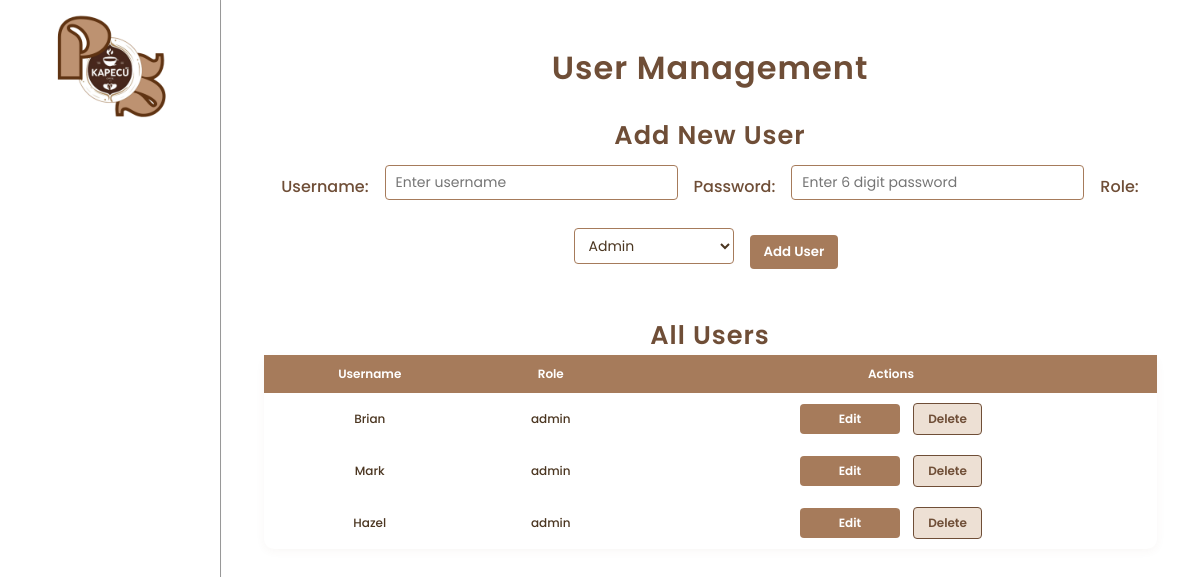
Page /users (signed in) on the committed database.
### tables this page shows
CREATE TABLE "users" (
                id INTEGER PRIMARY KEY AUTOINCREMENT,
                username TEXT NOT NULL,
                passkey TEXT NOT NULL,
                role TEXT NOT NULL CHECK(role IN ('admin', 'staff')),
                created_at DATETIME DEFAULT CURRENT_TIMESTAMP,
                is_deleted BOOLEAN DEFAULT 0
            );

### app.py (the view)
@app.route("/users")
@login_required
def users():
    if not is_admin():
        return redirect(url_for("purchase"))
    with sqlite3.connect(DB) as conn:
        cur = conn.cursor()
        cur.execute("SELECT id, username, role FROM users WHERE is_deleted != 1")
        user_list = cur.fetchall()
    return render_template("users.html", users=user_list)

### app.py (called while the page is built)
@app.before_request
def setup():
    init_db(DB)

### auth.py (called while the page is built)
def login_required(f):
    @wraps(f)
    def decorated(*args, **kwargs):
        if "user" not in session:
            return redirect(url_for("login"))
        return f(*args, **kwargs)
    return decorated

def is_admin():
    return session.get("role") == "admin"

### templates/users.html (shortened to what this page needs)
{% extends 'layout.html' %}
{% block content %}
<link rel="stylesheet" href="{{ url_for('static', filename='css/users.css') }}">
<h1>User Management</h1>
<h2>{{ 'Edit' if edit_user else 'Add New' }} User</h2>
<form method="POST" class="user-form" action="{{ url_for('edit_user', user_id=edit_user.id) if edit_user else url_for('add_user') }}">
    <label for="username">Username:</label>
    <input placeholder="Enter username" type="text" name="username" id="username" required maxlength="30" value="{{ edit_user.username if edit_user else '' }}">
    <label for="passkey">Password:</label>
    <input placeholder="Enter 6 digit password" type="password" name="passkey" id="passkey"
        placeholder="{{ 'Blank = keep password' if edit_user else '' }}" maxlength="6" pattern="\d{6}"
        {{ 'required' if not edit_user else '' }}>
    <label for="role">Role:</label>
    <select name="role" id="role" required>
        <option value="admin" {% if edit_user and edit_user.role == 'admin' %}selected{% endif %}>Admin</option>
    </select>
    <button type="submit">{{ 'Update' if edit_user else 'Add' }} User</button>
</form>
<h2>All Users</h2>
<table>
    <thead>
        <tr>
            <th>Username</th>
            <th>Role</th>
            <th>Actions</th>
        </tr>
    </thead>
    <tbody>
        {% for u in users %}
        <tr>
            <td>{{ u[1] }}</td>
            <td>{{ u[2] }}</td>
            <td class="actions-cell">
                <a href="{{ url_for('edit_user', user_id=u[0]) }}" class="{% if edit_user and u[0] == edit_user.id %}editing-user{% endif %} action-btn action-btn-edit">
                    {% if edit_user and u[0] == edit_user.id %}
                        Editing
                    {% else %}
                        Edit
                    {% endif %}
                </a>
                <form method="POST" action="{{ url_for('delete_user', user_id=u[0]) }}" style="display:inline;" onsubmit="return confirm('Delete this user?');">
                    <button type="submit" class="action-btn action-btn-delete">Delete</button>
                </form>
            </td>
        </tr>
        {% endfor %}
    </tbody>
</table>
{% endblock %}

### static/css/layout.css (style rules this page uses)
:root { --dark: #28282B; --light: #fff; --brown-light: #a67b5b; --brown-ver1: #4b3621; --brown-ver2: #6f4e37; --brown-ver3: #382206; --gray-light: #f8f9fa; --gray-medium: #e9ecef; --gray-dark: #6c757d; --fs-xxxl: 2.2rem; --fs-xxl: 2rem; --fs-xl: 1.6rem; --fs-l: 1.4rem; --fs-m: 1.2rem; --fs-s: 1.14rem; --fs-xs: .975rem; --fs-xxs: 0.875rem; --fs-xxxs: 0.75rem; --primary-font: 'Poppins', sans-serif; --trans-duration-default: .27s; --shadow-default: rgba(0, 0, 0, 0.068) 0px 2px 3px 0px, rgba(0, 0, 0, 0.408) 0px 0px 0px .06rem; --shadow-hover: 0 10px 20px rgba(0,0,0,0.19), 0 6px 6px rgba(0, 0, 0, 0.312); --shadow-material: 0 1px 3px rgba(0,0,0,0.12), 0 1px 2px rgba(0,0,0,0.24); }
* { box-sizing: border-box; padding: 0; margin: 0; font-family: var(--primary-font); color: var(--brown-ver1); }
h1, h2, h3 { font-weight: 600; color: var(--brown-ver1); }
h1 { font-size: var(--fs-xxl); }
h2 { font-size: var(--fs-xl); }
a { text-decoration: none; }

### static/css/users.css (style rules this page uses)
h1, h2 { color: var(--brown-ver2); text-align: center; margin-top: 24px; letter-spacing: 1px; }
.user-form { display: flex; flex-wrap: wrap; gap: 16px; justify-content: center; align-items: center; max-width: 95%; margin: 0 auto 30px auto; padding: 10px 15px; border-radius: 8px; background: var(--light); flex-direction: row; }
.user-form label { font-weight: 500; color: var(--brown-ver2); margin-bottom: 4px; }
.user-form input[type="text"], .user-form input[type="password"], .user-form select { padding: 6px 10px; border: 1px solid var(--brown-light); border-radius: 4px; background: var(--light); color: var(--brown-ver1); font-size: var(--fs-xxs); margin-bottom: 12px; min-width: 160px; }
.user-form button[type="submit"], .user-form button[type="button"] { padding: 7px 14px; border-radius: 4px; font-weight: 600; cursor: pointer; margin-right: 8px; border: none; }
.user-form button[type="submit"] { background: var(--brown-light); color: var(--light); transition: background 0.2s; }
table { width: 95%; margin: 0 auto 30px auto; border-collapse: collapse; background: var(--light); border-radius: 10px; box-shadow: 0 2px 10px rgba(110, 80, 60, 0.05); font-size: var(--fs-xxxs); font-weight: 500; }
thead { position: sticky; top: 0px; }
th, td { padding: 10px 8px; text-align: center; }
th { font-weight: 600; background-color: var(--brown-light); color: var(--light); }
tr td a { text-decoration: none; font-weight: 600; width: 100%; height: 100%; transition: color .25s; }
.action-btn, .action-btn-edit, .action-btn-delete { display: inline-block; padding: 6px 14px; border-radius: 4px; font-weight: 600; font-size: 1em; cursor: pointer; border: none; text-decoration: none; transition: background 0.2s, color 0.2s; }
.action-btn-edit { background: var(--brown-light); color: var(--light); width: 100px; margin-right: 10px; }
.action-btn-delete { background: #ede0d4; color: var(--brown-ver2); border: 1px solid var(--brown-ver2); }

### rows in the picture
users: username "Brian", role "admin"
users: username "Mark", role "admin"
users: username "Hazel", role "admin"

### other values in the picture
{{ 'Edit' if edit_user else 'Add New' }} "Add New"
{{ 'Update' if edit_user else 'Add' }} "Add"
